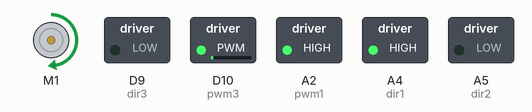
The program below on a simulated CircuitPython board. On the bench: DC motor (green arrow = forward, orange = backward, longer = faster), switched loads named in the program (green lamp = pin HIGH).

Above: at 0.1 s.
Timing chart, 0 to 1.6 s (numbered marks = the images above):
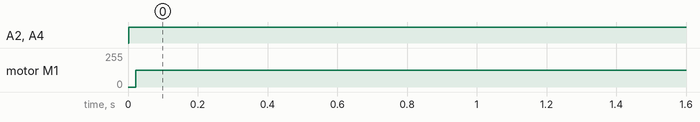

The program:

main.py
```python
# type: ignore
import board
import magnetorquer
import wheel
import time
import sensor
import actuate

STEP = .1

while True:
    #run wheel
    #Args: wheel number(1-3), throttle (percent from 0-1)
    wheel.run(1, 1)

    #run magnetorquer
    #Args: magnetorquer number(1-3), throttle (percent from 0-1)
    magnetorquer.run(1, 1)
    time.sleep(STEP)
```

magnetorquer.py
```python
# type: ignore
import board
from adafruit_motorkit import MotorKit

i2c = board.I2C()  # uses board.SCL and board.SDA
kit = MotorKit(i2c=i2c)

def run(port, throttle):
    throttle = throttle/2 #Max magnetorquer voltage = 6V, supply voltage = 12V
    if port == 1:
        kit.motor1.throttle = throttle
    elif port == 2:
        kit.motor2.throttle = throttle
    elif port == 3:
        kit.motor3.throttle = throttle
    elif port == 4:
        kit.motor4.throttle = throttle
    #print(f"Running magnetorquer {port} at {throttle*100}% throttle.")
    return
```

wheel.py
```python
# type: ignore
import board
import pwmio
import digitalio

#Define IO
pwm1 = pwmio.PWMOut(board.A2, frequency=5000, duty_cycle=1)
dir1 = digitalio.DigitalInOut(board.A4)
dir1.direction = digitalio.Direction.OUTPUT

pwm2 = pwmio.PWMOut(board.A4, frequency=5000, duty_cycle=1)
dir2 = digitalio.DigitalInOut(board.A5)
dir2.direction = digitalio.Direction.OUTPUT

pwm3 = pwmio.PWMOut(board.D10, frequency=5000, duty_cycle=1)
dir3 = digitalio.DigitalInOut(board.D9)
dir3.direction = digitalio.Direction.OUTPUT

def run(wheel, throttle):
    #Set wheel to throttle value
    val = int(abs(throttle)*65535)

    if wheel == 1:
        pwm1.duty_cycle = val
        if throttle > 0:
            dir1.value = True
        else:
            dir1.value = False

    elif wheel == 2:
        pwm2.duty_cycle = val
        if throttle > 0:
            dir2.value = True
        else:
            dir2.value = False

    elif wheel == 3:
        pwm3.duty_cycle = val
        if throttle > 0:
            dir3.value = True
        else:
            dir3.value = False

    return
```

sensor.py
```python
# type: ignore
import board
from adafruit_lsm6ds.lsm6dsox import LSM6DSOX as LSM6DS
from adafruit_lis3mdl import LIS3MDL
from adafruit_motorkit import MotorKit

i2c = board.I2C()  # uses board.SCL and board.SDA
accel_gyro = LSM6DS(i2c)
mag = LIS3MDL(i2c)

def report():
    #print(mag.magnetic)
    report = {"mag":mag.magnetic,"accel":accel_gyro.acceleration,"gyro":accel_gyro.gyro,"temp":accel_gyro.temperature}
    return report
```

actuate.py
```python
import magnetorquer
import wheel

def desaturate(w_wheel):
    #desaturate reaction wheel

    return

def detumble(report):
    #detumble control law

    return

def point(report):
    #point control law

    return
```

Measured:
- by itself, A2 (pwm1), A4 (dir1): LOW → HIGH at 0.00 s
- by itself, motor M1: stopped → forward 127/255 at 0.02 s
